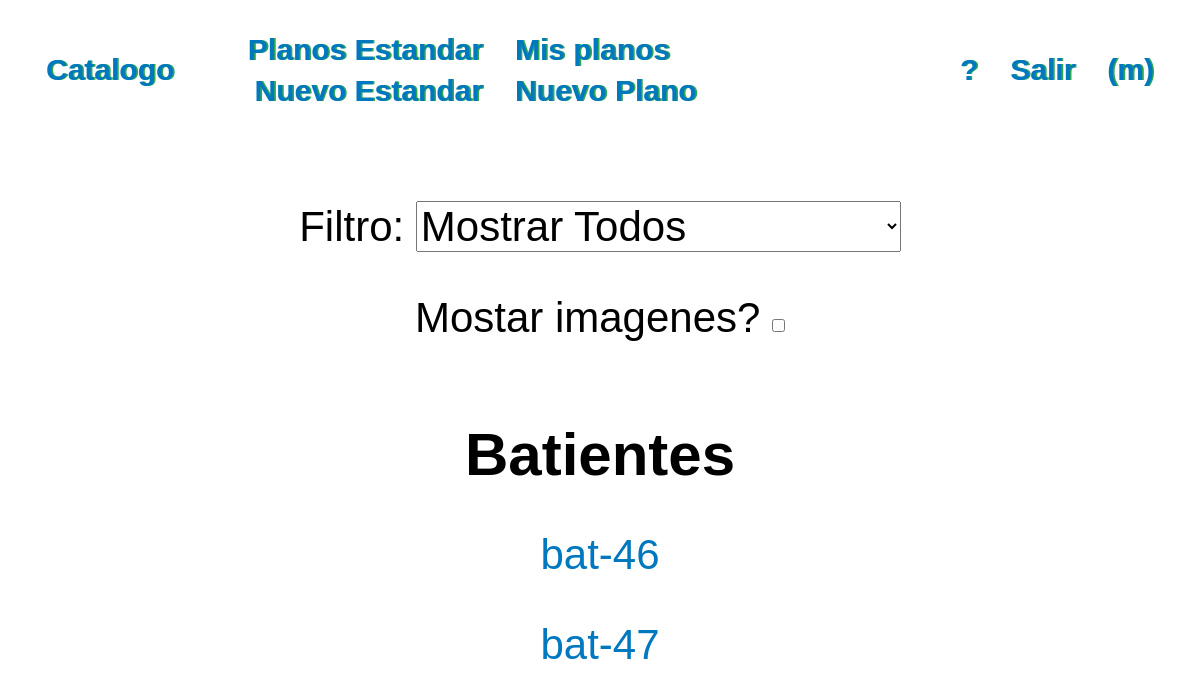
Before: /codigos-porcategoria (signed in) with the older database file.
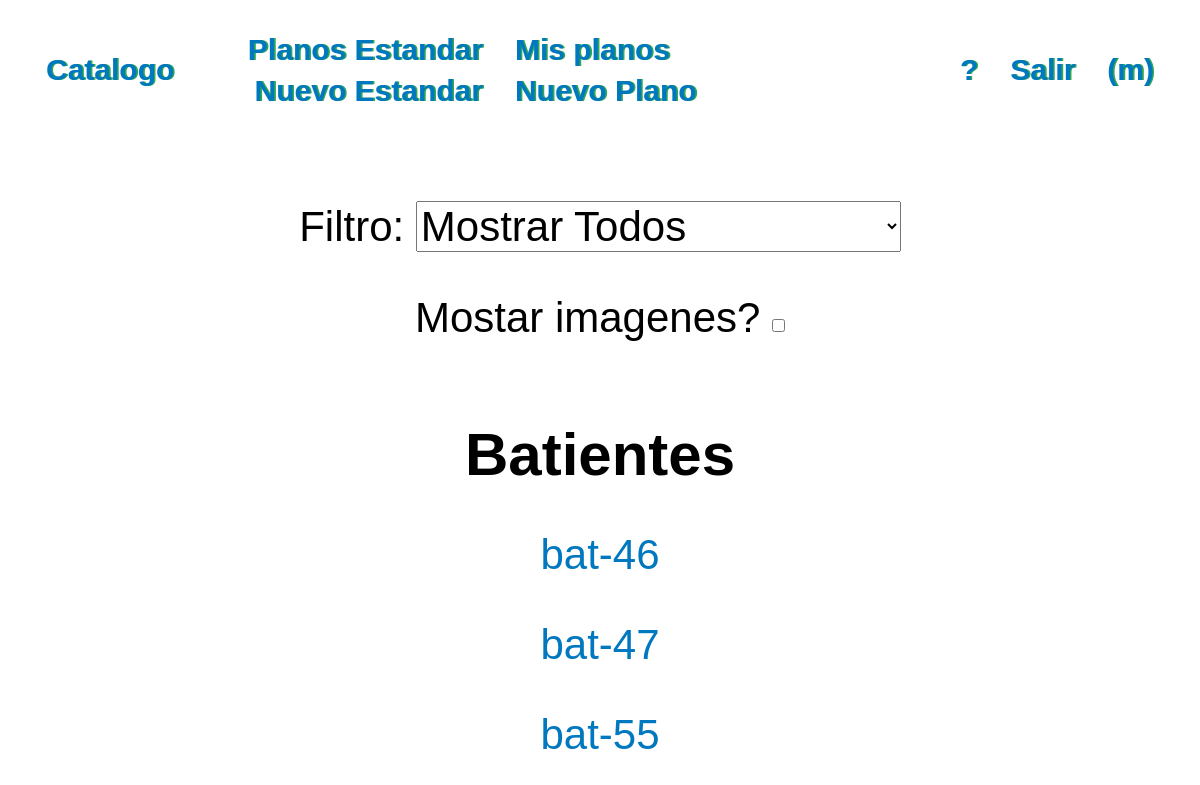
After: the same page with the newer database file.
### registro/models.py (models this page shows)
class Categoria(Model):
    categoria = CharField(max_length=50)
    def __str__(self):
        return self.categoria

class Estandar(Model):
    codigo = SlugField(unique=True)
    imagen = ImageField(upload_to='estandar')
    categoria = ForeignKey(Categoria, on_delete=CASCADE)
    autor = ForeignKey(User, on_delete=CASCADE)
    def __str__(self):
        return self.codigo

### registro/views.py (the view)
# urls.py: path('codigos-porcategoria',views.listacodigosporcategoria,name='codigosporcategoria'),
def listacodigosporcategoria(request):
    if request.method == "POST":
        filtro_value=request.POST.get('filtro')
        if(filtro_value=="All"): # all categories
            categorias = models.Categoria.objects.all()
            codigos = dict(zip(categorias,
                               map(lambda x: x.estandar_set.all(),
                                   categorias)))
        else: # one category
            categoria=models.Categoria.objects.get(categoria=filtro_value)
            codigos=dict([(categoria,
                           categoria.estandar_set.all())])
        codigosfilter=forms.FilterCodigosForm(request.POST)
        showimages=request.POST.get('mostrarimagenes')
    else: # start
        categorias=models.Categoria.objects.all()
        codigosfilter=forms.FilterCodigosForm()
        codigos=dict(zip(categorias,
                         map(lambda x: x.estandar_set.all(),
                              categorias)))
        showimages=False # hardcoded for now
    return render(request,
                  template_name="registro/listacodigos.html",
                  context = {'codigos':codigos,
                             'selectfilter':codigosfilter,
                             'showimages':showimages,
                             'MEDIA_URL':settings.MEDIA_URL})

### registro/forms.py
class FilterCodigosForm(Form):
    mychoices=[('All','Mostrar Todos')]
    try:
        mychoices.extend(list(zip(Categoria.objects.all(),
                                  Categoria.objects.all())))
    except:
        pass
    filtro = forms.ChoiceField(widget=forms.Select(
                                                attrs={'onchange':'submit()'}),
                               choices=mychoices)
    mostrarimagenes = forms.BooleanField(label='Mostar imagenes?',
                                         required=False,
                                         widget=forms.CheckboxInput(
                                             attrs={'onchange':'submit()'}))

### registro/templates/registro/listacodigos.html (shortened to what this page needs)
{% extends 'registro/base.html' %}
{% block content %}
<form action='' method="post">
	{{ selectfilter.as_p }}
</form>
{% for categoria,codigo in codigos.items %}
	{% if codigo %}
	<h2>{{categoria}}</h2>
	<ul>
		{% for c in codigo %}
		<li><a href="{% url 'registro:codigos-detailview' c %}">{{c}}</a>
		</li>
		{% endfor %}
	</ul>
	{% endif %}
{% endfor %}
{% endblock %}

Changed rows visible on the page:
added Estandar: codigo "bat-55"
